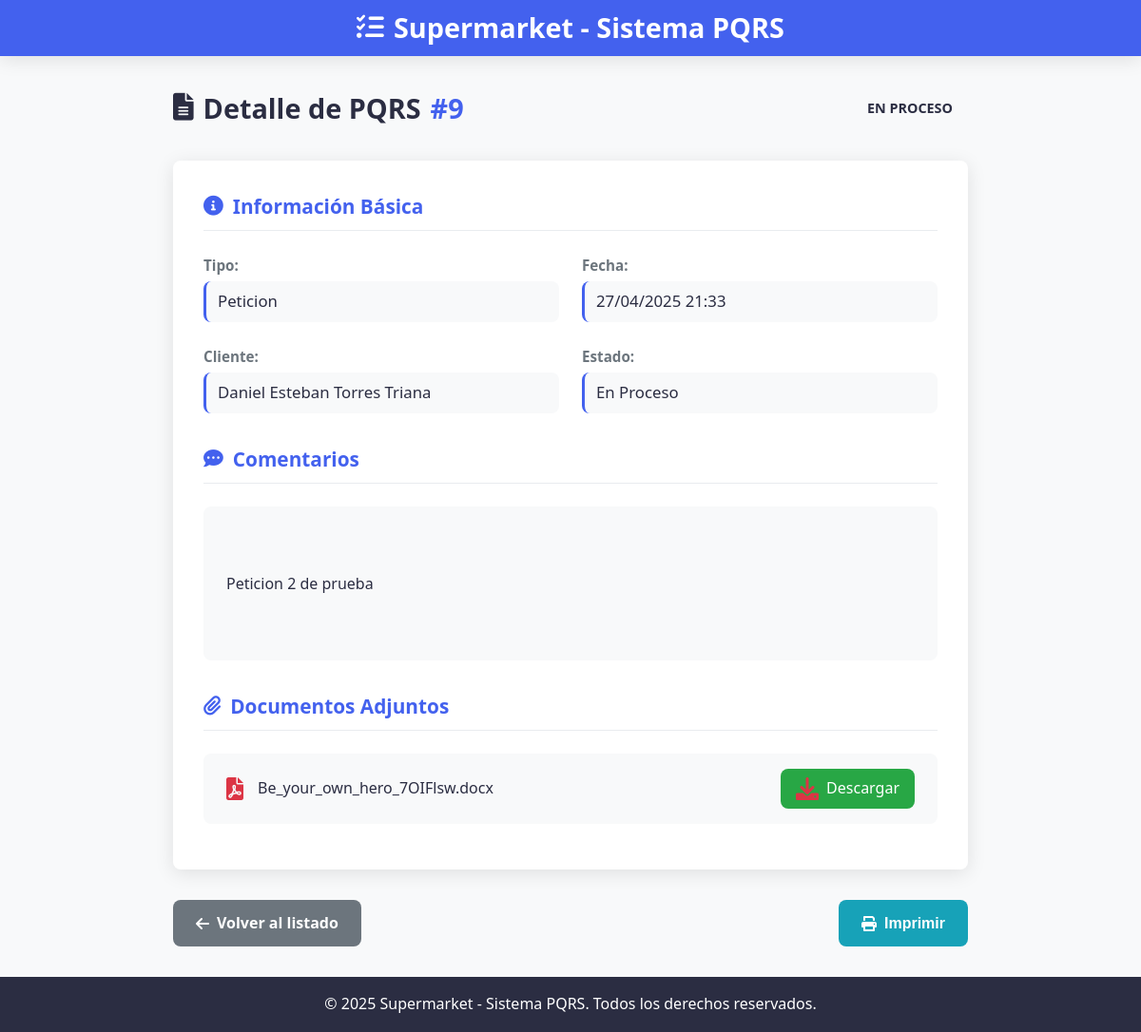
The page /gestor/pqrs/9/ on the database its author committed.
### core/models.py (models this page shows, shortened)
class PQRS(models.Model):
    TIPO_RADICADO_CHOICES = [
        ('Petición', 'Petición'),
        ('Queja', 'Queja'),
        ('Reclamo', 'Reclamo'),
        ('Sugerencia', 'Sugerencia'),
    ]
    ESTADO_RADICADO_CHOICES = [
        ('Nuevo', 'Nuevo'),
        ('En Proceso', 'En Proceso'),
        ('Resuelto', 'Resuelto'),
        ('Cerrado', 'Cerrado'),
    ]
    numero_radicado = models.AutoField(primary_key=True)
    fecha_radicado = models.DateTimeField(auto_now_add=True)
    tipo_radicado = models.CharField(max_length=25, choices=TIPO_RADICADO_CHOICES)
    comentarios = models.TextField()
    anexo = models.FileField(upload_to='anexos/', blank=True, null=True)
    cliente = models.ForeignKey(Cliente, on_delete=models.CASCADE, related_name='pqrs')
    estado = models.CharField(max_length=20, choices=ESTADO_RADICADO_CHOICES, default='En Proceso')
    empleado_asignado = models.ForeignKey(Empleado, on_delete=models.SET_NULL, null=True, blank=True, related_name='pqrs_asignados')
    justificacion_del_estado = models.TextField(blank=True, null=True)
    fecha_respuesta = models.DateTimeField(blank=True, null=True)

class Cliente(models.Model):
    TIPO_IDENTIFICACION_CHOICES = [
        ('Cédula de Ciudadanía', 'Cédula de Ciudadanía'),
        ('Tarjeta de Identidad', 'Tarjeta de Identidad'),
        ('Cédula de Extranjería', 'Cédula de Extranjería'),
        ('Pasaporte', 'Pasaporte'),
    ]
    tipo_identificacion = models.CharField(max_length=50, choices=TIPO_IDENTIFICACION_CHOICES)
    numero_identificacion = models.CharField(max_length=20, unique=True)
    nombre_completo = models.CharField(max_length=100)
    correo_electronico = models.EmailField(unique=True)
    telefono_movil = models.CharField(max_length=15)
    contrasena = models.CharField(max_length=100)
    verificado = models.BooleanField(default=False)
    codigo_verificacion = models.CharField(max_length=64, blank=True, null=True)

### core/views.py (the view)
# urls.py: path('gestor/pqrs/<int:numero_radicado>/', detalle_pqrs_gestor, name='detalle_pqrs_gestor'),
def detalle_pqrs_gestor(request, numero_radicado):
    pqrs = get_object_or_404(PQRS, numero_radicado=numero_radicado)
    return render(request, 'detalle_pqrs_gestor.html', {'pqrs': pqrs})

### templates/detalle_pqrs_gestor.html (shortened to what this page needs)
{% load static %}
<!DOCTYPE html>
<html lang="es">
<head>
    <link rel="stylesheet" href="{% static 'css/gestor/detalle_pqrs.css' %}">
    <link rel="stylesheet" href="https://cdnjs.cloudflare.com/ajax/libs/font-awesome/6.0.0/css/all.min.css">
</head>
<body>
    <div class="pqrs-detail-container">
        <header class="pqrs-header">
            <h1><i class="fas fa-tasks"></i> Supermarket - Sistema PQRS</h1>
        </header>
        <main class="pqrs-detail-content">
            <div class="detail-header">
                <h2>
                    <i class="fas fa-file-alt"></i> Detalle de PQRS
                    <span class="radicado-number">#{{ pqrs.numero_radicado }}</span>
                </h2>
                <div class="status-badge badge-{{ pqrs.estado|lower }}">
                    {{ pqrs.estado }}
                </div>
            </div>
            <div class="detail-card">
                <div class="detail-section">
                    <h3 class="section-title"><i class="fas fa-info-circle"></i> Información Básica</h3>
                    <div class="detail-grid">
                        <div class="detail-item">
                            <span class="detail-label">Tipo:</span>
                            <span class="detail-value">{{ pqrs.tipo_radicado }}</span>
                        </div>
                        <div class="detail-item">
                            <span class="detail-label">Fecha:</span>
                            <span class="detail-value">{{ pqrs.fecha_radicado|date:"d/m/Y H:i" }}</span>
                        </div>
                        <div class="detail-item">
                            <span class="detail-label">Cliente:</span>
                            <span class="detail-value">{{ pqrs.cliente.nombre_completo }}</span>
                        </div>
                        <div class="detail-item">
                            <span class="detail-label">Estado:</span>
                            <span class="detail-value">{{ pqrs.estado }}</span>
                        </div>
                    </div>
                </div>
                <div class="detail-section">
                    <h3 class="section-title"><i class="fas fa-comment-dots"></i> Comentarios</h3>
                    <div class="comments-box">
                        {{ pqrs.comentarios|linebreaks }}
                    </div>
                </div>
                <div class="detail-section">
                    <h3 class="section-title"><i class="fas fa-paperclip"></i> Documentos Adjuntos</h3>
                    {% if pqrs.anexo %}
                        <div class="attachment-box">
                            <i class="fas fa-file-pdf"></i>
                            <span class="attachment-name">{{ pqrs.anexo.name|cut:"anexos/" }}</span>
                            <a href="{{ pqrs.anexo.url }}" download class="btn-download">
                                <i class="fas fa-download"></i> Descargar
                            </a>
                        </div>
                    {% else %}
                        <p class="no-attachment"><i class="fas fa-times-circle"></i> No se adjuntó documento.</p>
                    {% endif %}
                </div>
            </div>
            <div class="action-buttons">
                <a href="{% url 'gestion_pqrs' %}" class="btn btn-back">
                    <i class="fas fa-arrow-left"></i> Volver al listado
                </a>
                <button class="btn btn-print" onclick="window.print()">
                    <i class="fas fa-print"></i> Imprimir
                </button>
            </div>
        </main>
        <footer class="pqrs-footer">
            <p>&copy; 2025 Supermarket - Sistema PQRS. Todos los derechos reservados.</p>
        </footer>
    </div>
</body>
</html>

### static/css/gestor/detalle_pqrs.css (style rules this page uses)
:root { --primary-color: #4361ee; --primary-hover: #3a56d4; --secondary-color: #6c757d; --secondary-hover: #5a6268; --success-color: #28a745; --success-hover: #218838; --info-color: #17a2b8; --info-hover: #138496; --warning-color: #ffc107; --warning-hover: #e0a800; --danger-color: #dc3545; --danger-hover: #bb2d3b; --text-color: #2b2d42; --light-bg: #f8f9fa; --white: #ffffff; --gray-light: #e9ecef; --shadow: 0 4px 20px rgba(0, 0, 0, 0.1); --transition: all 0.3s ease; --border-radius: 8px; }
body { font-family: 'Segoe UI', Tahoma, Geneva, Verdana, sans-serif; background-color: var(--light-bg); color: var(--text-color); margin: 0; padding: 0; line-height: 1.6; }
.pqrs-detail-container { display: flex; flex-direction: column; min-height: 100vh; }
.pqrs-header { background-color: var(--primary-color); color: var(--white); padding: 0.4rem 2rem; box-shadow: var(--shadow); }
.pqrs-header h1 { margin: 0; font-size: 1.8rem; display: flex; align-items: center; justify-content: center; gap: 10px; }
.pqrs-detail-content { flex: 1; padding: 2rem; max-width: 900px; margin: 0 auto; width: 100%; box-sizing: border-box; }
.detail-header { display: flex; justify-content: space-between; align-items: center; margin-bottom: 2rem; flex-wrap: wrap; gap: 1rem; }
.detail-header h2 { font-size: 1.8rem; margin: 0; display: flex; align-items: center; gap: 10px; }
.radicado-number { color: var(--primary-color); font-weight: 700; }
.detail-card { background-color: var(--white); border-radius: var(--border-radius); box-shadow: var(--shadow); padding: 2rem; margin-bottom: 2rem; }
.detail-section { margin-bottom: 2rem; }
.detail-section:last-child { margin-bottom: 0; }
.section-title { font-size: 1.3rem; margin-top: 0; margin-bottom: 1.5rem; color: var(--primary-color); display: flex; align-items: center; gap: 10px; padding-bottom: 0.5rem; border-bottom: 1px solid var(--gray-light); }
.detail-grid { display: grid; grid-template-columns: repeat(auto-fit, minmax(250px, 1fr)); gap: 1.5rem; }
.detail-item { display: flex; flex-direction: column; }
.detail-label { font-weight: 600; color: var(--secondary-color); margin-bottom: 0.3rem; font-size: 0.95rem; }
.detail-value { font-size: 1.05rem; padding: 0.5rem 0.75rem; background-color: var(--light-bg); border-radius: var(--border-radius); border-left: 3px solid var(--primary-color); }
.comments-box { background-color: var(--light-bg); padding: 1.5rem; border-radius: var(--border-radius); line-height: 1.7; white-space: pre-line; }
.attachment-box { display: flex; align-items: center; gap: 15px; background-color: var(--light-bg); padding: 1rem 1.5rem; border-radius: var(--border-radius); margin-bottom: 1rem; }
.attachment-box i { font-size: 1.5rem; color: var(--danger-color); }
.attachment-name { flex: 1; font-weight: 500; overflow: hidden; text-overflow: ellipsis; white-space: nowrap; }
.btn-download { background-color: var(--success-color); color: var(--white); padding: 0.5rem 1rem; border-radius: var(--border-radius); text-decoration: none; font-weight: 500; display: flex; align-items: center; gap: 8px; transition: var(--transition); }
.status-badge { padding: 0.5rem 1rem; border-radius: 50rem; font-size: 0.9rem; font-weight: 700; text-transform: uppercase; }
.action-buttons { display: flex; justify-content: space-between; gap: 1rem; }
.btn { padding: 0.75rem 1.5rem; border-radius: var(--border-radius); border: none; font-size: 1rem; font-weight: 600; cursor: pointer; transition: var(--transition); display: inline-flex; align-items: center; justify-content: center; gap: 0.5rem; text-decoration: none; }
.btn-back { background-color: var(--secondary-color); color: var(--white); }
.btn-print { background-color: var(--info-color); color: var(--white); }
.pqrs-footer { background-color: var(--text-color); color: var(--white); text-align: center; margin-top: auto; }

### rows shown on the page
PQRS: numero_radicado "9", estado "EN PROCESO", tipo_radicado "Peticion", fecha_radicado "27/04/2025 21:33", cliente.nombre_completo "Daniel Esteban Torres Triana", estado "En Proceso", comentarios "Peticion 2 de prueba", anexo.name "Be_your_own_hero_7OIFlsw.docx"
